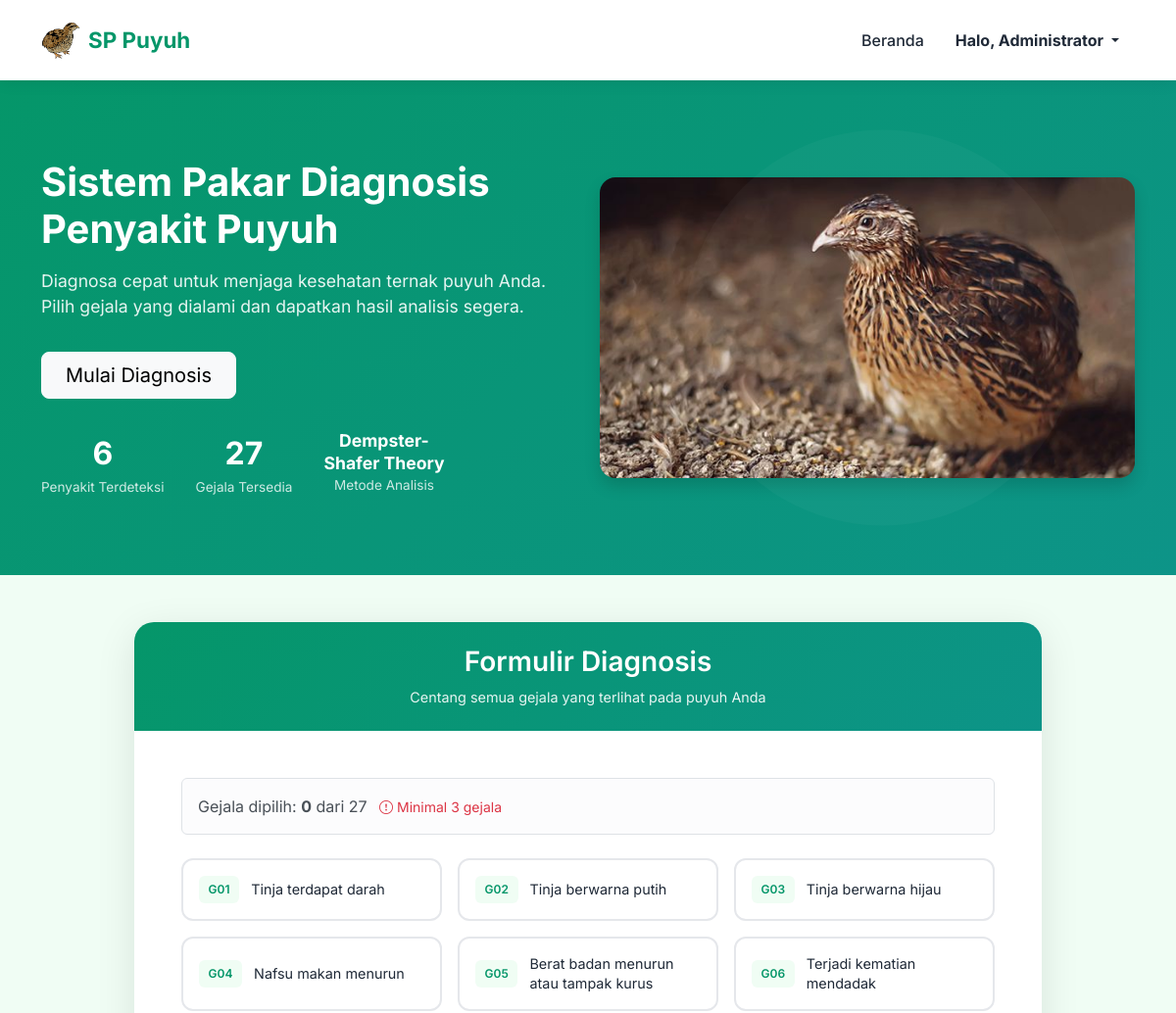
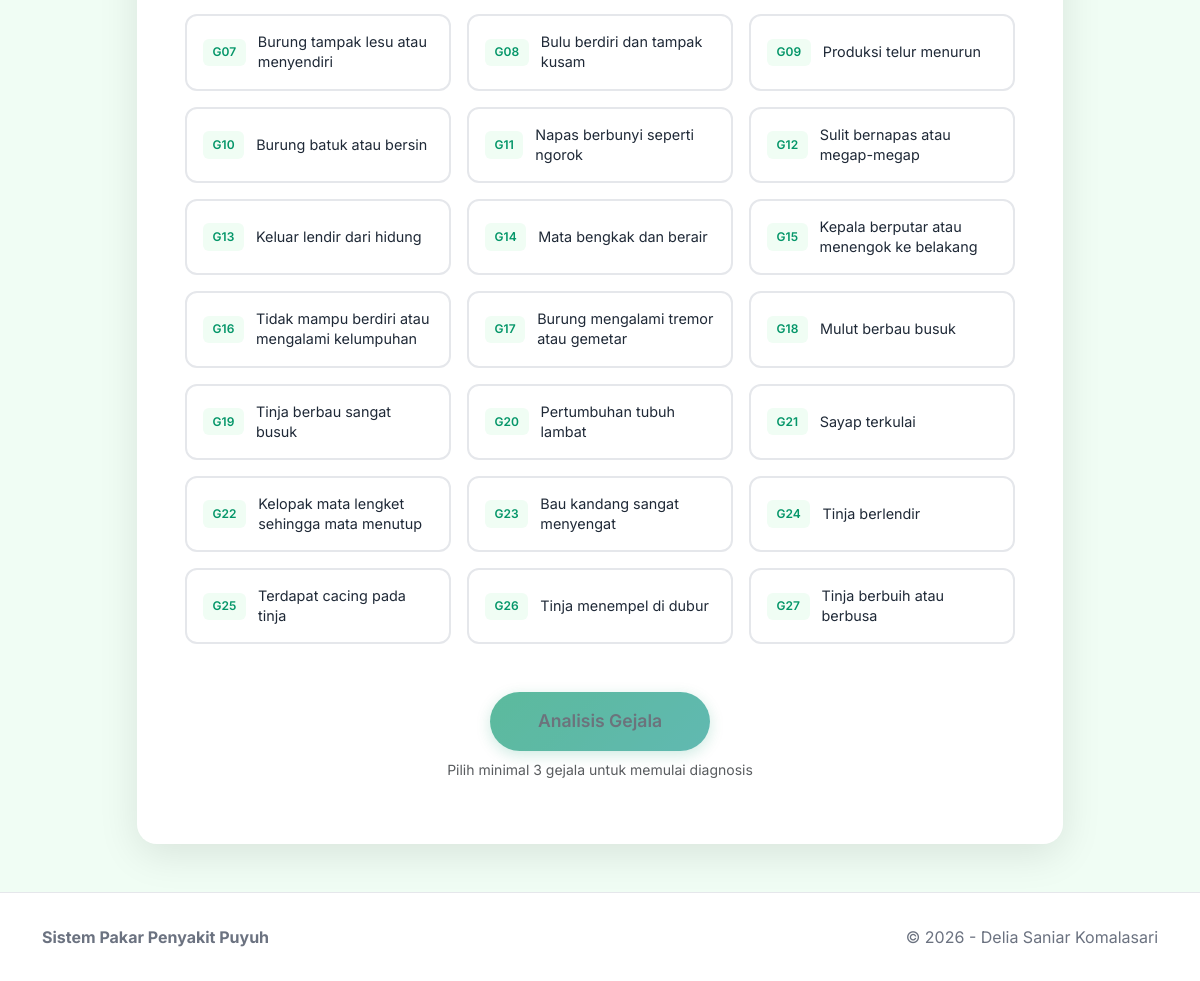
The page / (signed in) on the database its author committed (2 pictures, top to bottom).
### tables this page shows
CREATE TABLE `gejala` (
  `id_gejala` varchar(10) NOT NULL,
  `nama_gejala` varchar(255) NOT NULL,
  `status` enum('aktif','nonaktif') NOT NULL DEFAULT 'aktif',
  PRIMARY KEY (`id_gejala`)
);

### index.php (the view, shortened to what this page needs)
<?php include 'includes/header.php'; ?>
<?php
include 'config/database.php';
$stmt = $pdo->query("SELECT * FROM gejala WHERE status='aktif' ORDER BY id_gejala ASC");
$gejala = $stmt->fetchAll();
$totalGejala = count($gejala);
$stmtPenyakit = $pdo->query("SELECT COUNT(*) FROM penyakit WHERE status='aktif'");
$totalPenyakit = $stmtPenyakit->fetchColumn();
?>
<section class="hero-section">
    <div class="container">
        <div class="row align-items-center">
            <div class="col-lg-6">
                <h1 class="hero-title">Sistem Pakar Diagnosis Penyakit Puyuh</h1>
                <p class="hero-subtitle">
                    Diagnosa cepat untuk menjaga kesehatan ternak puyuh Anda.
                    Pilih gejala yang dialami dan dapatkan hasil analisis segera.
                </p>
                <a href="#konsultasi" class="btn btn-light btn-lg px-4">Mulai Diagnosis</a>
                <div class="hero-stats">
                    <div class="stat-item">
                        <div class="stat-number"><?php echo $totalPenyakit; ?></div>
                        <div class="stat-label">Penyakit Terdeteksi</div>
                    </div>
                    <div class="stat-item">
                        <div class="stat-number"><?php echo $totalGejala; ?></div>
                        <div class="stat-label">Gejala Tersedia</div>
                    </div>
                    <div class="stat-item">
                        <div class="stat-number" style="font-size: 1.1rem; line-height: 1.3;">Dempster-<br>Shafer Theory</div>
                        <div class="stat-label">Metode Analisis</div>
                    </div>
                </div>
            </div>
            <div class="col-lg-6 d-none d-lg-block text-center">
                <img src="assets/img/banner_burung_puyuh.jpg" alt="Burung Puyuh" class="img-fluid rounded-4 shadow" style="max-height: 350px; object-fit: cover;">
            </div>
        </div>
    </div>
</section>
<div class="container my-5" id="konsultasi">
    <div class="row justify-content-center">
        <div class="col-lg-10">
            <div class="main-card animate-in" style="position: relative;">
                <div class="card-header-custom">
                    <h3>Formulir Diagnosis</h3>
                    <p>Centang semua gejala yang terlihat pada puyuh Anda</p>
                </div>
                <div class="p-4 p-md-5">
                    <div class="alert alert-light border mb-4">
                        Gejala dipilih: <strong id="selectedCount">0</strong> dari <?php echo $totalGejala; ?>
                        <span id="minWarning" class="text-danger ms-2 small"><i class="bi bi-exclamation-circle"></i> Minimal 3 gejala</span>
                    </div>
                    <form action="user/process.php" method="POST" id="diagnosisForm">
                        <div class="row g-3">
                            <?php foreach($gejala as $g): ?>
                            <div class="col-6 col-md-4 col-lg-4">
                                <label class="symptom-card" for="g_<?php echo $g['id_gejala']; ?>">
                                    <span class="symptom-badge"><?php echo $g['id_gejala']; ?></span>
                                    <span class="symptom-text"><?php echo $g['nama_gejala']; ?></span>
                                </label>
                            </div>
                            <?php endforeach; ?>
                        </div>
                        <div class="text-center mt-5">
                            <button type="submit" class="btn btn-submit" id="submitBtn" disabled>Analisis Gejala</button>
                            <p class="text-muted small mt-2" id="submitHint">Pilih minimal 3 gejala untuk memulai diagnosis</p>
                        </div>
                    </form>
                </div>
            </div>
        </div>
    </div>
</div>
<?php include 'includes/footer.php'; ?>

### includes/header.php (style rules this page uses)
:root { --primary: #059669; --primary-dark: #047857; --accent: #0D9488; --warning: #F59E0B; --bg-light: #F0FDF4; --bg-white: #FFFFFF; --text-dark: #1F2937; --text-muted: #6B7280; }
body { font-family: 'Inter', sans-serif; background-color: var(--bg-light); color: var(--text-dark); }
.hero-section { background: linear-gradient(135deg, var(--primary) 0%, var(--accent) 100%); padding: 80px 0; color: white; position: relative; overflow: hidden; }
.hero-section::before { content: ''; position: absolute; top: 0; right: 0; width: 50%; height: 100%; background-size: contain; opacity: 0.3; }
.hero-title { font-size: 2.5rem; font-weight: 700; margin-bottom: 1rem; }
.hero-subtitle { font-size: 1.1rem; opacity: 0.9; margin-bottom: 2rem; }
.hero-stats { display: flex; gap: 2rem; margin-top: 2rem; }
.stat-item { text-align: center; }
.stat-number { font-size: 2rem; font-weight: 700; }
.stat-label { font-size: 0.85rem; opacity: 0.8; }
.main-card { background: var(--bg-white); border-radius: 20px; box-shadow: 0 10px 40px rgba(0,0,0,0.1); overflow: hidden; border: none; }
.card-header-custom { background: linear-gradient(135deg, var(--primary), var(--accent)); color: white; padding: 1.5rem 2rem; text-align: center; }
.card-header-custom h3 { margin: 0; font-weight: 600; }
.card-header-custom p { margin: 0.5rem 0 0 0; opacity: 0.9; font-size: 0.9rem; }
.symptom-card { background: var(--bg-white); border: 2px solid #E5E7EB; border-radius: 12px; padding: 1rem; cursor: pointer; transition: all 0.3s ease; height: 100%; display: flex; align-items: center; }
.symptom-badge { background: var(--bg-light); color: var(--primary); padding: 0.3rem 0.6rem; border-radius: 6px; font-size: 0.75rem; font-weight: 600; margin-right: 0.75rem; flex-shrink: 0; }
.symptom-text { font-size: 0.9rem; color: var(--text-dark); line-height: 1.4; }
.btn-submit { background: linear-gradient(135deg, var(--primary), var(--accent)); border: none; padding: 1rem 3rem; font-size: 1.1rem; font-weight: 600; border-radius: 50px; color: white; transition: all 0.3s ease; box-shadow: 0 4px 15px rgba(5, 150, 105, 0.3); }
.animate-in { animation: fadeInUp 0.5s ease forwards; }

### rows shown on the page
gejala: id_gejala "G01", nama_gejala "Tinja terdapat darah"
gejala: id_gejala "G02", nama_gejala "Tinja berwarna putih"
gejala: id_gejala "G03", nama_gejala "Tinja berwarna hijau"
gejala: id_gejala "G04", nama_gejala "Nafsu makan menurun"
gejala: id_gejala "G05", nama_gejala "Berat badan menurun atau tampak kurus"
gejala: id_gejala "G06", nama_gejala "Terjadi kematian mendadak"
gejala: id_gejala "G07", nama_gejala "Burung tampak lesu atau menyendiri"
gejala: id_gejala "G08", nama_gejala "Bulu berdiri dan tampak kusam"
gejala: id_gejala "G09", nama_gejala "Produksi telur menurun"
gejala: id_gejala "G10", nama_gejala "Burung batuk atau bersin"
gejala: id_gejala "G11", nama_gejala "Napas berbunyi seperti ngorok"
gejala: id_gejala "G12", nama_gejala "Sulit bernapas atau megap-megap"
gejala: id_gejala "G13", nama_gejala "Keluar lendir dari hidung"
gejala: id_gejala "G14", nama_gejala "Mata bengkak dan berair"
gejala: id_gejala "G15", nama_gejala "Kepala berputar atau menengok ke belakang"
gejala: id_gejala "G16", nama_gejala "Tidak mampu berdiri atau mengalami kelumpuhan"
gejala: id_gejala "G17", nama_gejala "Burung mengalami tremor atau gemetar"
gejala: id_gejala "G18", nama_gejala "Mulut berbau busuk"
gejala: id_gejala "G19", nama_gejala "Tinja berbau sangat busuk"
gejala: id_gejala "G20", nama_gejala "Pertumbuhan tubuh lambat"
gejala: id_gejala "G21", nama_gejala "Sayap terkulai"
gejala: id_gejala "G22", nama_gejala "Kelopak mata lengket sehingga mata menutup"
gejala: id_gejala "G23", nama_gejala "Bau kandang sangat menyengat"
gejala: id_gejala "G24", nama_gejala "Tinja berlendir"
gejala: id_gejala "G25", nama_gejala "Terdapat cacing pada tinja"
gejala: id_gejala "G26", nama_gejala "Tinja menempel di dubur"
gejala: id_gejala "G27", nama_gejala "Tinja berbuih atau berbusa"

### other values the page prints
$_SESSION['user_name'] "Administrator"
$totalPenyakit "6"
$totalGejala "27"
